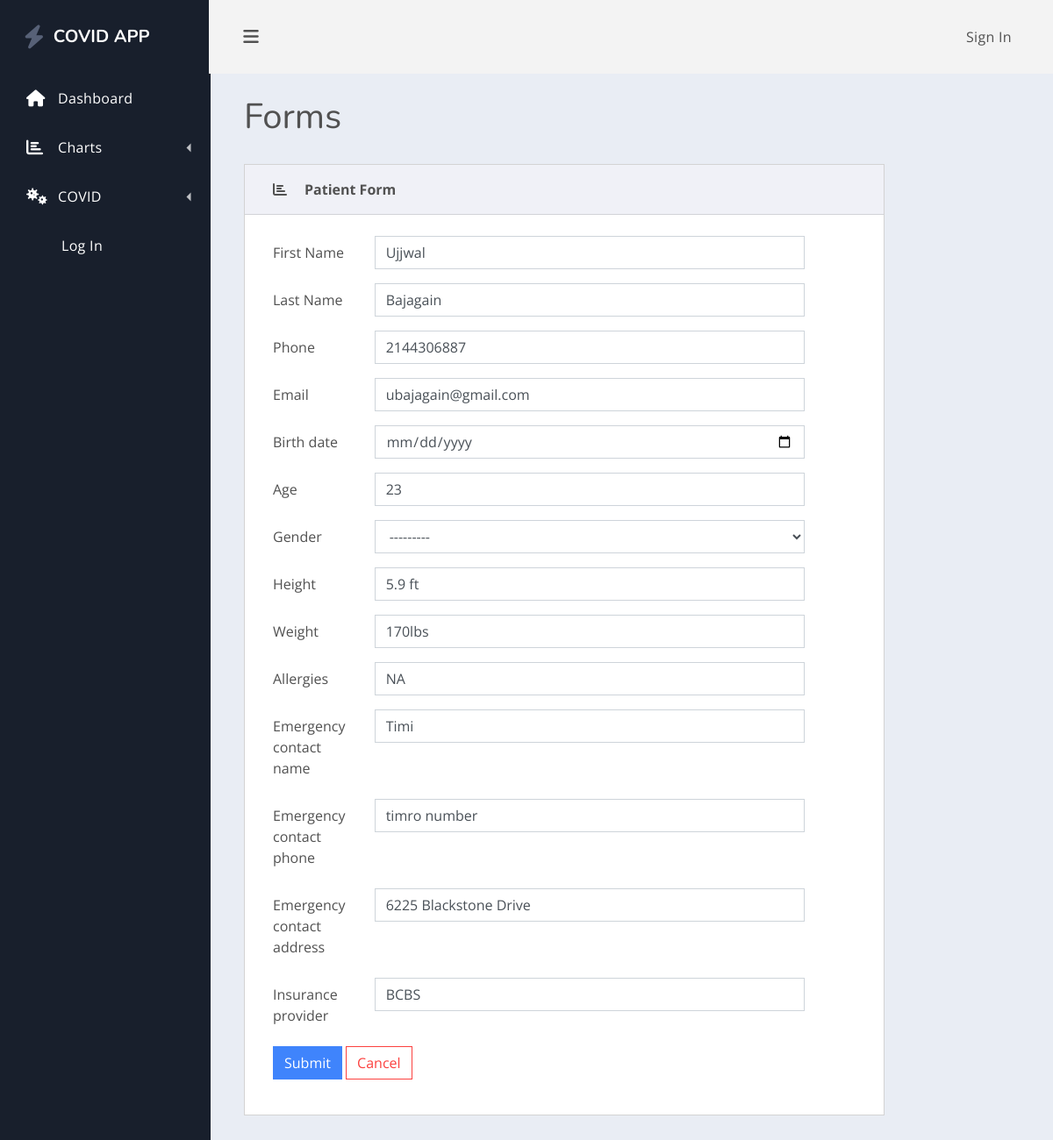
Page /edit_patient/1/ on the earlier database version.
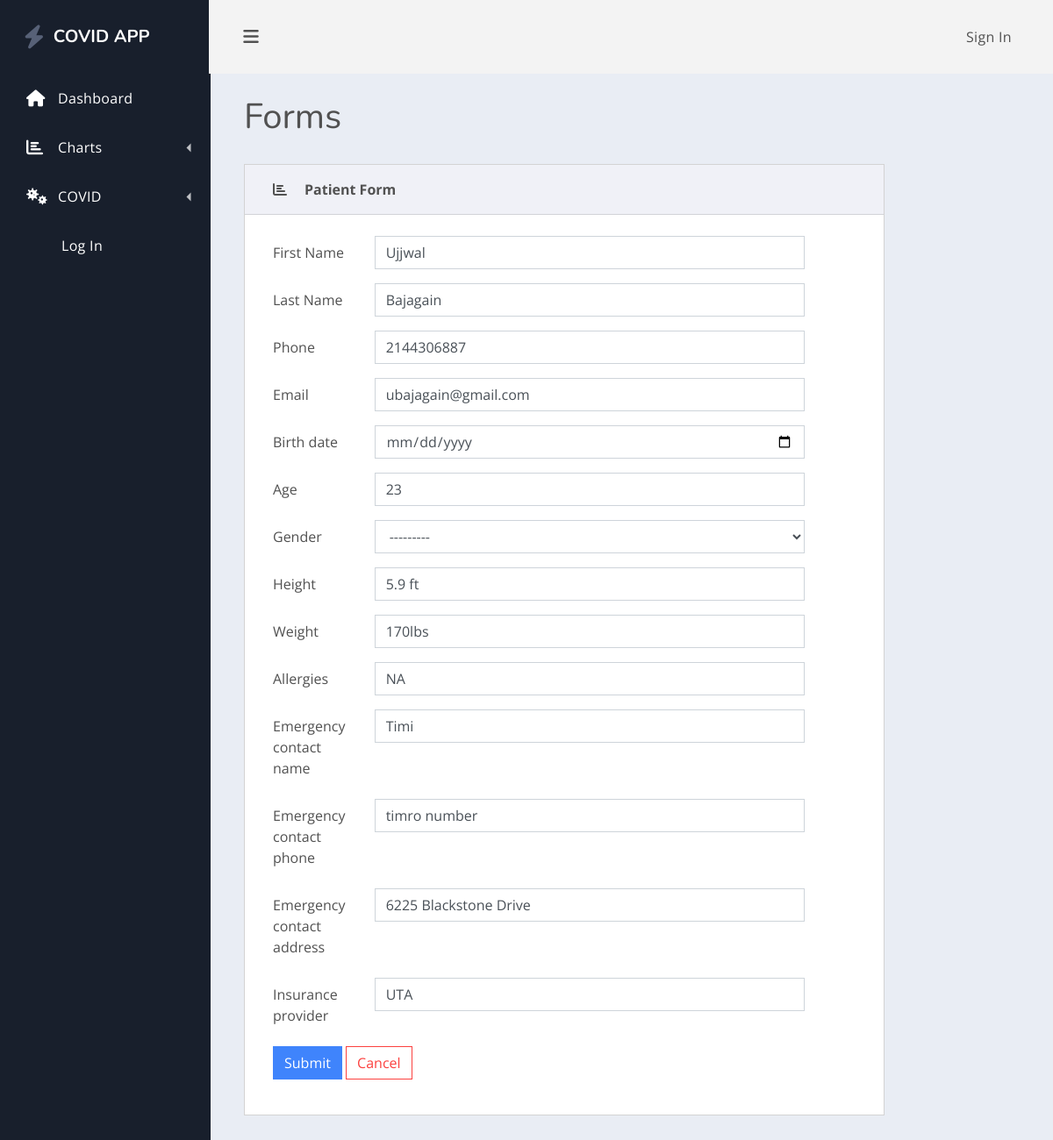
Same page on the later database version.
### healthcare/models.py (models this page shows, shortened)
class Patient(models.Model):
    GENDER_CHOICES = [('M', 'Male'), ('F', 'Female'), ('O', 'Other'),('NA', 'I do not wish to say')]
    user = models.OneToOneField(User, null=True,blank=True, on_delete=models.CASCADE)
    first_Name = models.CharField(max_length= 200, null= True)
    last_Name = models.CharField(max_length= 200, null= True)
    phone = models.CharField(max_length= 200, null= True)
    email = models.CharField(max_length=200, null= True)
    date_created = models.DateField(auto_now_add = True)
    birth_date = models.DateTimeField(blank= True)
    age = models.DecimalField(decimal_places=0, max_digits=50, null=True)
    gender = models.CharField(max_length=2, choices=GENDER_CHOICES, blank= True)
    height = models.CharField(max_length=10, default='0.00 ft')
    weight = models.CharField(max_length=10, default='0.00 lbs')
    allergies = models.CharField(max_length=200, null=True)
    emergency_contact_name = models.CharField(max_length=200, null=True)
    emergency_contact_phone = models.CharField( max_length=200, null=True)
    emergency_contact_address = models.CharField(max_length=200, null=True)
    insurance_provider = models.CharField(max_length=200, null=True)

### healthcare/views.py (the view)
# urls.py: path('edit_patient/<int:pk>/', views.editPateint, name="editPatient"),
def editPateint(request,pk):
    patient = Patient.objects.get(id = pk)
    form = PatientForm(instance = patient)
    context = {'form': form, 'patient': patient}
    if request.method == 'POST':
        form = PatientForm(request.POST, instance=patient)
        if form.is_valid():
            form.save()
            return redirect('/')
    return render(request, 'healthcare/patientForm.html', context)

### healthcare/forms.py
class PatientForm(ModelForm):
    class Meta:
        model = Patient
        fields = '__all__'
        exclude = ['user']
        widgets = {'birth_date' : DateInput}

### healthcare/templatetags/myfilters.py (called while the page is built)
@register.filter(name='addclass')
def addclass(value, arg):
    return value.as_widget(attrs={'class': arg})

### healthcare/templates/healthcare/patientForm.html (shortened to what this page needs)
{% extends 'healthcare/main.html' %}
{% block content %}
    {% load myfilters %}
    <main class="dash-content">
        <div class="container-fluid">
            <h1 class="dash-title">Forms</h1>
            <div class="row">
                <div class="col-xl-10">
                    <div class="card spur-card">
                        <div class="card-header">
                            <div class="spur-card-icon">
                                <i class="fas fa-chart-bar"></i>
                            </div>
                            <div class="spur-card-title"> Patient Form </div>
                        </div>
                        <div class="card-body ">
                            <form method="POST" action="">
                                {%  for field  in form %}
                                    <div class="form-group row">
                                        <label name="{{field.label }}" class="col-sm-2 col-form-label">{{ field.label }}</label>
                                        <div class="col-sm-9">
                                            {{ field |addclass:'form-control' }}
                                        </div>
                                    </div>
                                {% endfor %}
                                <div class="form-group row">
                                    <div class="col-sm-9">
                                        <button type="submit" class="btn btn-primary">Submit</button>
                                        <a  class="btn btn-outline-danger" href="{% url 'editPatient' patient.id %}">Cancel</a>
                                    </div>
                            </form>
                        </div>
                    </div>
                </div>
            </div>
        </div>
    </main>
{% endblock %}

Differences in the rows shown:
changed Patient "Ujjwal": insurance_provider "BCBS" → "UTA"
